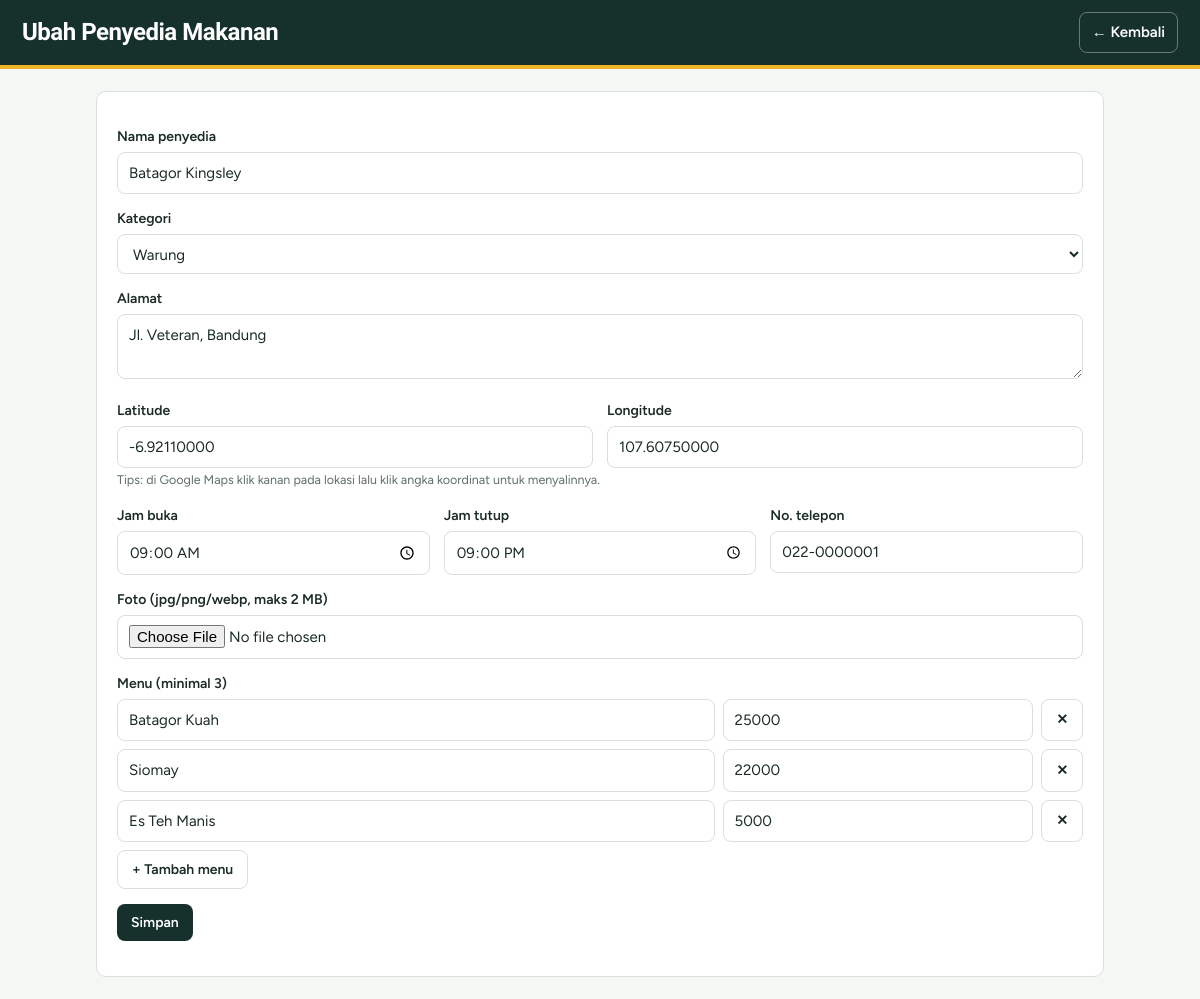
/admin/form.php?id=1, run on the app's committed database.
### tables this page shows
CREATE TABLE penyedia_makanan (
    id_penyedia INT AUTO_INCREMENT PRIMARY KEY,
    id_kategori INT NOT NULL,
    nama_penyedia VARCHAR(100) NOT NULL,
    alamat TEXT,
    latitude DECIMAL(10,8) NOT NULL,
    longitude DECIMAL(11,8) NOT NULL,
    jam_buka TIME,
    jam_tutup TIME,
    no_telepon VARCHAR(20),
    foto VARCHAR(255),
    FOREIGN KEY (id_kategori) REFERENCES kategori_makanan(id_kategori)
);

CREATE TABLE kategori_makanan (
    id_kategori INT AUTO_INCREMENT PRIMARY KEY,
    nama_kategori VARCHAR(100) NOT NULL,
    deskripsi TEXT
);

CREATE TABLE menu_makanan (
    id_menu INT AUTO_INCREMENT PRIMARY KEY,
    id_penyedia INT NOT NULL,
    nama_menu VARCHAR(100) NOT NULL,
    harga DECIMAL(12,2) NOT NULL,
    FOREIGN KEY (id_penyedia) REFERENCES penyedia_makanan(id_penyedia) ON DELETE CASCADE
);

### admin/form.php (the view, shortened to what this page needs)
<?php
require "../koneksi.php";
function h($s) { return htmlspecialchars((string)$s, ENT_QUOTES, "UTF-8"); }
$id = isset($_GET["id"]) ? (int)$_GET["id"] : 0;
$p = ["nama_penyedia" => "", "id_kategori" => "", "alamat" => "", "latitude" => "", "longitude" => "",
      "jam_buka" => "08:00", "jam_tutup" => "21:00", "no_telepon" => "", "foto" => ""];
$menu = [];
if ($id) {
    $st = $conn->prepare("SELECT * FROM penyedia_makanan WHERE id_penyedia = ?");
    $st->bind_param("i", $id);
    $st->execute();
    $row = $st->get_result()->fetch_assoc();
    $p = $row;
    $p["jam_buka"]  = substr($p["jam_buka"], 0, 5);
    $p["jam_tutup"] = substr($p["jam_tutup"], 0, 5);
    $sm = $conn->prepare("SELECT nama_menu, harga FROM menu_makanan WHERE id_penyedia = ? ORDER BY id_menu");
    $sm->bind_param("i", $id);
    $sm->execute();
    $menu = $sm->get_result()->fetch_all(MYSQLI_ASSOC);
}
$kategori = $conn->query("SELECT id_kategori, nama_kategori FROM kategori_makanan ORDER BY nama_kategori");
?>
<!DOCTYPE html>
<html lang="id"><head><meta charset="UTF-8"><meta name="viewport" content="width=device-width, initial-scale=1">
<title><?= $id ? "Ubah" : "Tambah" ?> Penyedia</title><link rel="stylesheet" href="admin.css?v=2"></head>
<body>
<header><h1><?= $id ? "Ubah" : "Tambah" ?> Penyedia Makanan</h1><a href="index.php">← Kembali</a></header>
<div class="wrap"><div class="card">
<form method="post" action="simpan.php" enctype="multipart/form-data">
  <label>Nama penyedia</label>
  <input type="text" name="nama_penyedia" value="<?= h($p["nama_penyedia"]) ?>" required maxlength="100">
  <label>Kategori</label>
  <select name="id_kategori" required>
    <?php while ($k = $kategori->fetch_assoc()): ?>
      <option value="<?= (int)$k["id_kategori"] ?>" <?= $k["id_kategori"] == $p["id_kategori"] ? "selected" : "" ?>><?= h($k["nama_kategori"]) ?></option>
    <?php endwhile; ?>
  </select>
  <label>Alamat</label>
  <textarea name="alamat" rows="2" required><?= h($p["alamat"]) ?></textarea>
  <div class="baris">
    <div><label>Latitude</label><input type="text" name="latitude" value="<?= h($p["latitude"]) ?>" required placeholder="-6.9175"></div>
    <div><label>Longitude</label><input type="text" name="longitude" value="<?= h($p["longitude"]) ?>" required placeholder="107.6091"></div>
  </div>
  <small>Tips: di Google Maps klik kanan pada lokasi lalu klik angka koordinat untuk menyalinnya.</small>
  <div class="baris">
    <div><label>Jam buka</label><input type="time" name="jam_buka" value="<?= h($p["jam_buka"]) ?>" required></div>
    <div><label>Jam tutup</label><input type="time" name="jam_tutup" value="<?= h($p["jam_tutup"]) ?>" required></div>
    <div><label>No. telepon</label><input type="text" name="no_telepon" value="<?= h($p["no_telepon"]) ?>" maxlength="20"></div>
  </div>
  <label>Foto (jpg/png/webp, maks 2 MB)</label>
  <input type="file" name="foto" accept=".jpg,.jpeg,.png,.webp">
  <label>Menu (minimal 3)</label>
  <div id="menuList">
    <?php foreach ($menu as $m): ?>
    <div class="menu-row">
      <input type="text" name="menu_nama[]" placeholder="Nama menu" value="<?= h($m["nama_menu"]) ?>">
      <input type="number" name="menu_harga[]" placeholder="Harga" min="0" step="500" value="<?= $m["harga"] !== "" ? (int)$m["harga"] : "" ?>">
      <button type="button" class="btn abu" onclick="this.parentNode.remove()">✕</button>
    </div>
    <?php endforeach; ?>
  </div>
  <button type="button" class="btn abu" id="tambahMenu">+ Tambah menu</button>
  <p><button class="btn" type="submit">Simpan</button></p>
</form>
</div></div>
</body></html>

### admin/admin.css (style rules this page uses)
:root { --tinta: #16302B; --kertas: #F5F7F4; --putih: #fff; --kunyit: #F0B429; --garis: #D9E0DB; --teks: #1B2B27; --redup: #5E6C67; --cabai: #B8352B; }
* { box-sizing: border-box; }
body { margin: 0; background: var(--kertas); color: var(--teks); font-family: 'Figtree', system-ui, 'Segoe UI', Arial, sans-serif; font-size: 15px; line-height: 1.5; }
header { background: var(--tinta); color: #fff; padding: 12px 22px; display: flex; justify-content: space-between; align-items: center; border-bottom: 4px solid var(--kunyit); }
header h1 { margin: 0; font-family: 'Bricolage Grotesque', 'Figtree', sans-serif; font-size: 24px; letter-spacing: -0.02em; }
header a { color: #fff; text-decoration: none; font-weight: 600; padding: 8px 12px; border: 1px solid rgba(255,255,255,.35); border-radius: 8px; }
.wrap { max-width: 1040px; margin: 22px auto; padding: 0 16px; }
.card { background: var(--putih); padding: 20px; border: 1px solid var(--garis); border-radius: 10px; }
.btn { display: inline-block; padding: 8px 14px; border: 0; border-radius: 8px; background: var(--tinta); color: #fff; text-decoration: none; cursor: pointer; font: inherit; font-weight: 600; font-size: 14px; }
.btn.abu { background: var(--putih); color: var(--teks); border: 1px solid var(--garis); }
label { display: block; margin: 14px 0 5px; font-weight: 600; font-size: 14px; }
input[type=text], input[type=number], input[type=time], select, textarea, input[type=file] { width: 100%; padding: 9px 11px; border: 1px solid var(--garis); border-radius: 8px; font: inherit; background: var(--putih); color: var(--teks); }
.baris { display: flex; gap: 14px; flex-wrap: wrap; }
.baris > div { flex: 1; min-width: 150px; }
.menu-row { display: flex; gap: 8px; margin-bottom: 8px; }
.menu-row input:first-child { flex: 2; }
.menu-row input:nth-child(2) { flex: 1; }
small { color: var(--redup); }

### data on the page
penyedia_makanan: nama_penyedia "Batagor Kingsley", id_kategori "Warung", alamat "Jl. Veteran, Bandung", latitude "-6.92110000", longitude "107.60750000", no_telepon "022-0000001"
menu_makanan: nama_menu "Batagor Kuah", harga "25000"
menu_makanan: nama_menu "Siomay", harga "22000"
menu_makanan: nama_menu "Es Teh Manis", harga "5000"
